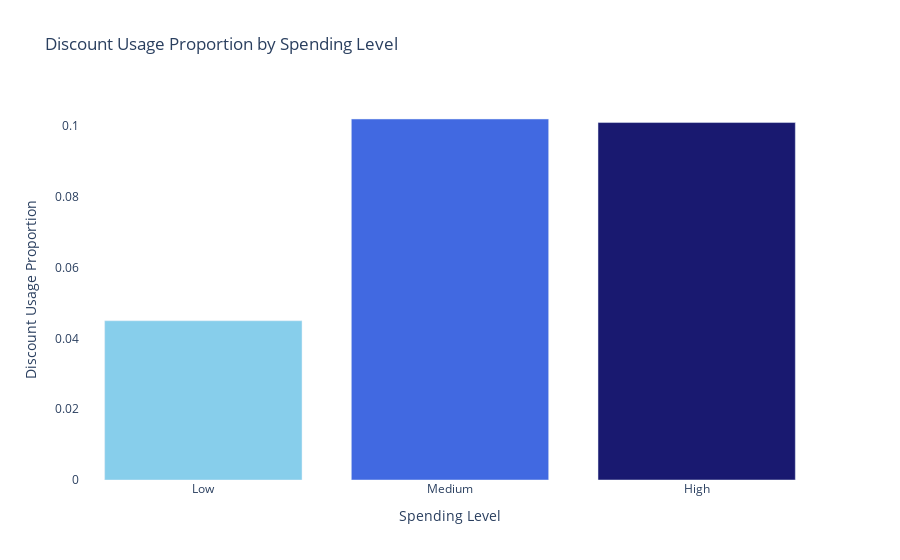

Notebook code cell kept with this figure:
### Code cell
# Data (replace with your actual data)
spending_levels = ["Low", "Medium", "High"]
discount_usage = [0.045, 0.102, 0.101]

# Create bar chart
fig = go.Figure(data=[go.Bar(x=spending_levels, y=discount_usage, marker_color=['skyblue', 'royalblue', 'midnightblue'])])

# Customize layout (optional)
fig.update_layout(
    title="Discount Usage Proportion by Spending Level",
    xaxis_title="Spending Level",
    yaxis_title="Discount Usage Proportion",
    plot_bgcolor='white',  # Set plot background to white
    xaxis=dict(
        tickfont=dict(size=12),  # Adjust tick font size
        titlefont=dict(size=14)  # Adjust axis label font size
    ),
    yaxis=dict(
        tickfont=dict(size=12),  # Adjust tick font size
        titlefont=dict(size=14)  # Adjust axis label font size
    )
)

# Show plot
fig.show()

### Figure 1 — Plotly figure (JSON) as saved in the notebook; plotly's stock layout.template omitted (floating-point values rounded to 4 significant figures)
{"data": [{"marker": {"color": ["skyblue", "royalblue", "midnightblue"]}, "type": "bar", "x": ["Low", "Medium", "High"], "y": [0.045, 0.102, 0.101]}], "layout": {"plot_bgcolor": "white", "title": {"text": "Discount Usage Proportion by Spending Level"}, "xaxis": {"tickfont": {"size": 12}, "title": {"font": {"size": 14}, "text": "Spending Level"}}, "yaxis": {"tickfont": {"size": 12}, "title": {"font": {"size": 14}, "text": "Discount Usage Proportion"}}}}
